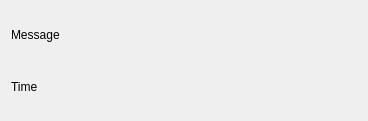
<?xml version="1.0" encoding="UTF-8"?>
<ui version="4.0">
 <class>ChatItemWidget</class>
 <widget class="QWidget" name="ChatItemWidget">
  <property name="geometry">
   <rect>
    <x>0</x>
    <y>0</y>
    <width>368</width>
    <height>121</height>
   </rect>
  </property>
  <property name="windowTitle">
   <string>Form</string>
  </property>
  <layout class="QVBoxLayout" name="verticalLayout">
   <item>
    <widget class="QLabel" name="lblMessage">
     <property name="text">
      <string>Message</string>
     </property>
    </widget>
   </item>
   <item>
    <widget class="QLabel" name="lblTime">
     <property name="text">
      <string>Time</string>
     </property>
    </widget>
   </item>
  </layout>
 </widget>
 <resources/>
 <connections/>
</ui>
